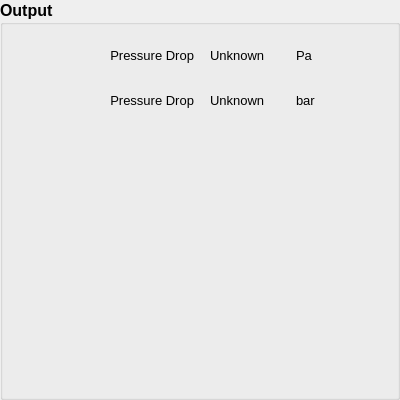
   <widget class="QGroupBox" name="groupBox">
    <property name="geometry">
     <rect>
      <x>850</x>
      <y>210</y>
      <width>400</width>
      <height>400</height>
     </rect>
    </property>
    <property name="font">
     <font>
      <pointsize>12</pointsize>
      <weight>75</weight>
      <bold>true</bold>
     </font>
    </property>
    <property name="title">
     <string>Output</string>
    </property>
    <layout class="QGridLayout" name="gridLayout_3" columnminimumwidth="180,0,0">
     <item row="0" column="0">
      <widget class="QLabel" name="label_25">
       <property name="font">
        <font>
         <pointsize>10</pointsize>
         <weight>50</weight>
         <bold>false</bold>
        </font>
       </property>
       <property name="text">
        <string>Pressure Drop</string>
       </property>
       <property name="alignment">
        <set>Qt::AlignRight|Qt::AlignTrailing|Qt::AlignVCenter</set>
       </property>
      </widget>
     </item>
     <item row="0" column="1">
      <widget class="QLabel" name="Output_PressureDrop">
       <property name="font">
        <font>
         <pointsize>10</pointsize>
         <weight>50</weight>
         <bold>false</bold>
        </font>
       </property>
       <property name="text">
        <string>Unknown</string>
       </property>
       <property name="indent">
        <number>10</number>
       </property>
      </widget>
     </item>
     <item row="0" column="2">
      <widget class="QLabel" name="label_26">
       <property name="font">
        <font>
         <pointsize>10</pointsize>
         <weight>50</weight>
         <bold>false</bold>
        </font>
       </property>
       <property name="text">
        <string>Pa</string>
       </property>
      </widget>
     </item>
     <item row="1" column="0">
      <widget class="QLabel" name="label_43">
       <property name="font">
        <font>
         <pointsize>10</pointsize>
         <weight>50</weight>
         <bold>false</bold>
        </font>
       </property>
       <property name="text">
        <string>Pressure Drop</string>
       </property>
       <property name="alignment">
        <set>Qt::AlignRight|Qt::AlignTrailing|Qt::AlignVCenter</set>
       </property>
      </widget>
     </item>
     <item row="1" column="1">
      <widget class="QLabel" name="Output_PressureDrop_bar">
       <property name="font">
        <font>
         <pointsize>10</pointsize>
         <weight>50</weight>
         <bold>false</bold>
        </font>
       </property>
       <property name="text">
        <string>Unknown</string>
       </property>
       <property name="indent">
        <number>10</number>
       </property>
      </widget>
     </item>
     <item row="1" column="2">
      <widget class="QLabel" name="label_42">
       <property name="font">
        <font>
         <pointsize>10</pointsize>
         <weight>50</weight>
         <bold>false</bold>
        </font>
       </property>
       <property name="text">
        <string>bar</string>
       </property>
      </widget>
     </item>
     <item row="2" column="0">
      <widget class="QLabel" name="label_54">
       <property name="font">
        <font>
         <pointsize>10</pointsize>
         <weight>50</weight>
         <bold>false</bold>
        </font>
       </property>
       <property name="text">
        <string/>
       </property>
       <property name="alignment">
        <set>Qt::AlignRight|Qt::AlignTrailing|Qt::AlignVCenter</set>
       </property>
      </widget>
     </item>
     <item row="2" column="1">
      <widget class="QLabel" name="Output_Spare_2">
       <property name="font">
        <font>
         <pointsize>10</pointsize>
         <weight>50</weight>
         <bold>false</bold>
        </font>
       </property>
       <property name="text">
        <string/>
       </property>
       <property name="indent">
        <number>10</number>
       </property>
      </widget>
     </item>
     <item row="2" column="2">
      <widget class="QLabel" name="label_45">
       <property name="font">
        <font>
         <pointsize>10</pointsize>
         <weight>50</weight>
         <bold>false</bold>
        </font>
       </property>
       <property name="text">
        <string/>
       </property>
      </widget>
     </item>
     <item row="3" column="0">
      <widget class="QLabel" name="label_56">
       <property name="font">
        <font>
         <pointsize>10</pointsize>
         <weight>50</weight>
         <bold>false</bold>
        </font>
       </property>
       <property name="text">
        <string/>
       </property>
       <property name="alignment">
        <set>Qt::AlignRight|Qt::AlignTrailing|Qt::AlignVCenter</set>
       </property>
      </widget>
     </item>
     <item row="3" column="1">
      <widget class="QLabel" name="Output_Spare_3">
       <property name="font">
        <font>
         <pointsize>10</pointsize>
         <weight>50</weight>
         <bold>false</bold>
        </font>
       </property>
       <property name="text">
        <string/>
       </property>
       <property name="indent">
        <number>10</number>
       </property>
      </widget>
     </item>
     <item row="3" column="2">
      <widget class="QLabel" name="label_55">
       <property name="font">
        <font>
         <pointsize>10</pointsize>
         <weight>50</weight>
         <bold>false</bold>
        </font>
       </property>
       <property name="text">
        <string/>
       </property>
      </widget>
     </item>
     <item row="4" column="0">
      <widget class="QLabel" name="label_58">
       <property name="font">
        <font>
         <pointsize>10</pointsize>
         <weight>50</weight>
         <bold>false</bold>
        </font>
       </property>
       <property name="text">
        <string/>
       </property>
       <property name="alignment">
        <set>Qt::AlignRight|Qt::AlignTrailing|Qt::AlignVCenter</set>
       </property>
      </widget>
     </item>
     <item row="4" column="1">
      <widget class="QLabel" name="Output_Spare_4">
       <property name="font">
        <font>
         <pointsize>10</pointsize>
         <weight>50</weight>
         <bold>false</bold>
        </font>
       </property>
       <property name="text">
        <string/>
       </property>
       <property name="indent">
        <number>10</number>
       </property>
      </widget>
     </item>
     <item row="4" column="2">
      <widget class="QLabel" name="label_57">
       <property name="font">
        <font>
         <pointsize>10</pointsize>
         <weight>50</weight>
         <bold>false</bold>
        </font>
       </property>
       <property name="text">
        <string/>
       </property>
      </widget>
     </item>
     <item row="5" column="0">
      <widget class="QLabel" name="label_60">
       <property name="font">
        <font>
         <pointsize>10</pointsize>
         <weight>50</weight>
         <bold>false</bold>
        </font>
       </property>
       <property name="text">
        <string/>
       </property>
       <property name="alignment">
        <set>Qt::AlignRight|Qt::AlignTrailing|Qt::AlignVCenter</set>
       </property>
      </widget>
     </item>
     <item row="5" column="1">
      <widget class="QLabel" name="Output_Spare_5">
       <property name="font">
        <font>
         <pointsize>10</pointsize>
         <weight>50</weight>
         <bold>false</bold>
        </font>
       </property>
       <property name="text">
        <string/>
       </property>
       <property name="indent">
        <number>10</number>
       </property>
      </widget>
     </item>
     <item row="5" column="2">
      <widget class="QLabel" name="label_59">
       <property name="font">
        <font>
         <pointsize>10</pointsize>
         <weight>50</weight>
         <bold>false</bold>
        </font>
       </property>
       <property name="text">
        <string/>
       </property>
      </widget>
     </item>
     <item row="6" column="0">
      <widget class="QLabel" name="label_62">
       <property name="font">
        <font>
         <pointsize>10</pointsize>
         <weight>50</weight>
         <bold>false</bold>
        </font>
       </property>
       <property name="text">
        <string/>
       </property>
       <property name="alignment">
        <set>Qt::AlignRight|Qt::AlignTrailing|Qt::AlignVCenter</set>
       </property>
      </widget>
     </item>
     <item row="6" column="1">
      <widget class="QLabel" name="Output_Spare_6">
       <property name="font">
        <font>
         <pointsize>10</pointsize>
         <weight>50</weight>
         <bold>false</bold>
        </font>
       </property>
       <property name="text">
        <string/>
       </property>
       <property name="indent">
        <number>10</number>
       </property>
      </widget>
     </item>
     <item row="6" column="2">
      <widget class="QLabel" name="label_61">
       <property name="font">
        <font>
         <pointsize>10</pointsize>
         <weight>50</weight>
         <bold>false</bold>
        </font>
       </property>
       <property name="text">
        <string/>
       </property>
      </widget>
     </item>
     <item row="7" column="0">
      <widget class="QLabel" name="label_64">
       <property name="font">
        <font>
         <pointsize>10</pointsize>
         <weight>50</weight>
         <bold>false</bold>
        </font>
       </property>
       <property name="text">
        <string/>
       </property>
       <property name="alignment">
        <set>Qt::AlignRight|Qt::AlignTrailing|Qt::AlignVCenter</set>
       </property>
      </widget>
     </item>
     <item row="7" column="2">
      <widget class="QLabel" name="label_63">
       <property name="font">
        <font>
         <pointsize>10</pointsize>
         <weight>50</weight>
         <bold>false</bold>
        </font>
       </property>
       <property name="text">
        <string/>
       </property>
      </widget>
     </item>
     <item row="7" column="1">
      <widget class="QLabel" name="Output_Spare_7">
       <property name="font">
        <font>
         <pointsize>10</pointsize>
         <weight>50</weight>
         <bold>false</bold>
        </font>
       </property>
       <property name="text">
        <string/>
       </property>
       <property name="indent">
        <number>10</number>
       </property>
      </widget>
     </item>
    </layout>
   </widget>
